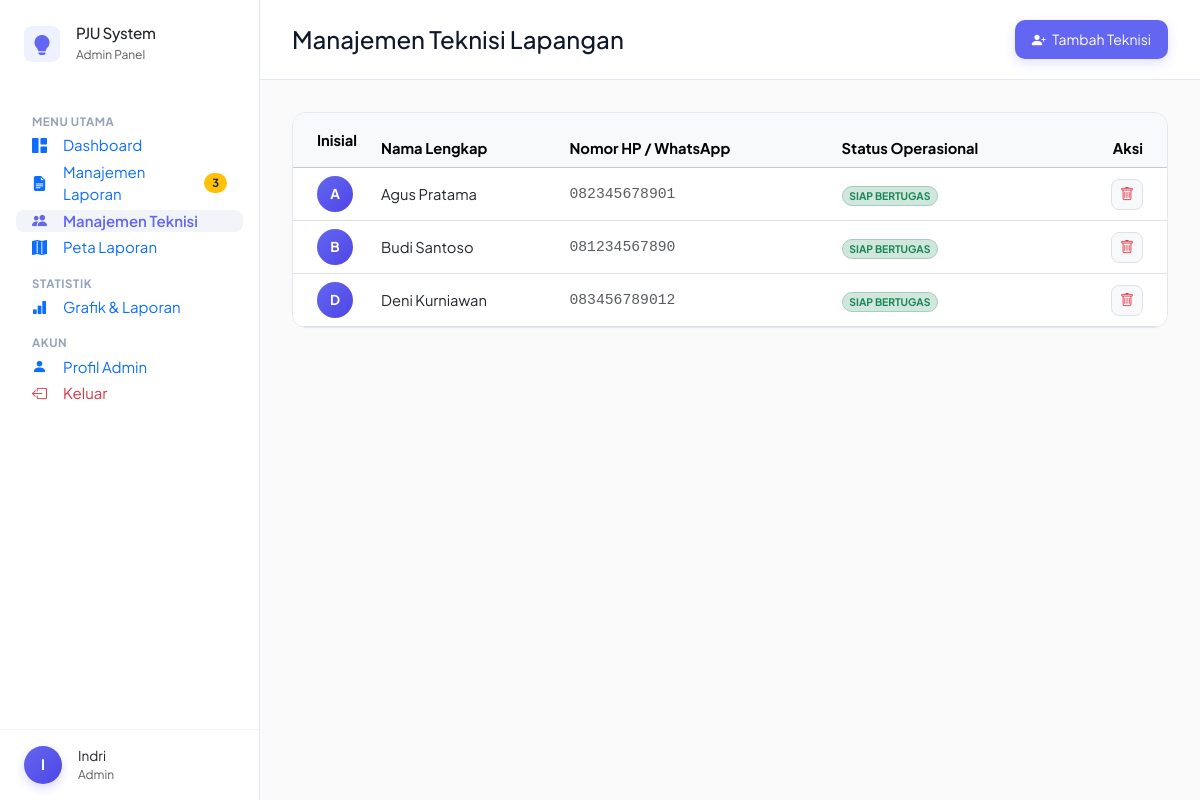
Screenshot of /pju_uas/admin/teknisi.php (signed in) with the database file from the repository.
### tables this page shows
CREATE TABLE `teknisi` (
  `id` int(10) UNSIGNED NOT NULL,
  `nama` varchar(100) NOT NULL,
  `no_hp` varchar(20) NOT NULL,
  `email` varchar(150) DEFAULT NULL,
  `alamat` text DEFAULT NULL,
  `status` enum('aktif','nonaktif') NOT NULL DEFAULT 'aktif',
  `foto` varchar(255) DEFAULT NULL,
  `created_at` timestamp NOT NULL DEFAULT current_timestamp(),
  `updated_at` timestamp NOT NULL DEFAULT current_timestamp() ON UPDATE current_timestamp()
);

### pju_uas/config/app.php (called while the page is built, shortened)
<?php
function e(string $str): string {
    return htmlspecialchars($str, ENT_QUOTES | ENT_HTML5, 'UTF-8');
}

### pju_uas/admin/teknisi.php (the view, shortened to what this page needs)
<?php
require_once dirname(__DIR__) . '/config/app.php';
$db          = getDB();
$stmt = $db->query("SELECT * FROM teknisi ORDER BY nama ASC");
$teknisi = $stmt->fetchAll();
include dirname(__DIR__) . '/templates/header.php';
?>
<div class="admin-wrapper">
  <?php include dirname(__DIR__) . '/templates/admin_sidebar.php'; ?>
  <main class="main-content">
    <div class="topbar-clean d-flex justify-content-between align-items-center">
      <h4 class="fw-800 mb-0" style="color: #0F172A;">Manajemen Teknisi Lapangan</h4>
      <button class="btn btn-sm fw-700 px-3 py-2 text-white" data-bs-toggle="modal" data-bs-target="#modalAddTeknisi"
              style="background-color: #6366F1; border-radius: 10px; box-shadow: 0 4px 12px rgba(99,102,241,0.2);">
        <i class="bi bi-person-plus-fill me-1"></i> Tambah Teknisi
      </button>
    </div>
    <div class="content-padding">
      <div class="card-clean-panel p-0 overflow-hidden">
        <div class="table-responsive">
          <table class="table table-hover align-middle mb-0" style="font-size: 0.92rem;">
            <thead class="table-light">
              <tr>
                <th class="ps-4 py-3" style="width: 80px;">Inisial</th>
                <th>Nama Lengkap</th>
                <th>Nomor HP / WhatsApp</th>
                <th>Status Operasional</th>
                <th class="pe-4 text-end">Aksi</th>
              </tr>
            </thead>
            <tbody>
              <?php foreach ($teknisi as $t): ?>
              <tr>
                <td class="ps-4">
                  <div class="rounded-circle d-flex align-items-center justify-content-center text-white fw-bold"
                       style="width: 36px; height: 36px; background: linear-gradient(135deg, #6366F1, #4F46E5); font-size: 0.85rem;">
                    <?= strtoupper(substr($t['nama'], 0, 1)) ?>
                  </div>
                </td>
                <td class="fw-700 text-dark"><?= e($t['nama']) ?></td>
                <td class="font-monospace text-muted"><?= e($t['no_hp']) ?></td>
                <td>
                  <?php if (($t['status'] ?? 'aktif') === 'aktif'): ?>
                    <span class="badge bg-success-subtle text-success border border-success-subtle rounded-pill px-2.5 py-1.5 text-uppercase fw-700" style="font-size: 0.65rem;">Siap Bertugas</span>
                  <?php else: ?>
                    <span class="badge bg-danger-subtle text-danger border border-danger-subtle rounded-pill px-2.5 py-1.5 text-uppercase fw-700" style="font-size: 0.65rem;">Tidak Aktif</span>
                  <?php endif; ?>
                </td>
                <td class="pe-4 text-end">
                  <button onclick="confirmDelete('<?= BASE_URL ?>/admin/teknisi.php?delete_id=<?= $t['id'] ?>', 'teknisi bernama <?= e($t['nama']) ?>')"
                          class="btn btn-sm btn-light border text-danger" style="border-radius: 8px;">
                    <i class="bi bi-trash"></i>
                  </button>
                </td>
              </tr>
              <?php endforeach; ?>
            </tbody>
          </table>
        </div>
      </div>
    </div>
  </main>
</div>
<?php include dirname(__DIR__) . '/templates/footer.php'; ?>

### pju_uas/css/style.css (style rules this page uses)
:root { --pju-primary: #06B6D4; --pju-primary-dark:#0891B2; --pju-yellow: #FBBF24; --pju-orange: #F97316; --pju-dark: #0F172A; --pju-card-bg: rgba(255, 255, 255, 0.85); --pju-border: rgba(226, 232, 240, 0.8); --pju-text: #334155; --pju-text-muted: #64748B; --pju-sidebar-w: 260px; --pju-radius: 24px; --pju-shadow: 0 20px 40px -15px rgba(6, 182, 212, 0.1); --pju-shadow-lg: 0 30px 60px -15px rgba(6, 182, 212, 0.2); --transition: all 0.35s cubic-bezier(0.4, 0, 0.2, 1); --pju-bg-light: #F8FAFC; }
*, *::before, *::after { box-sizing: border-box; }
body { font-family: 'Plus Jakarta Sans', sans-serif; font-size: 15px; color: var(--pju-text); background: var(--pju-bg-light); transition: var(--transition); -webkit-font-smoothing: antialiased; }

### pju_uas/admin/teknisi.php (style rules this page uses)
body { background-color: #FAFAFB !important; color: #1E293B; }
.admin-wrapper { display: flex; min-height: 100vh; }
.main-content { margin-left: 260px; flex-grow: 1; padding: 0; background-color: #FAFAFB; }
.topbar-clean { background: #FFFFFF; padding: 20px 32px; border-bottom: 1px solid #E2E8F0; }
.content-padding { padding: 32px; }
.card-clean-panel { background: #FFFFFF; border: 1px solid #E2E8F0; border-radius: 14px; padding: 24px; box-shadow: 0 1px 3px rgba(0,0,0,0.02); }

### rows the page displays
teknisi: nama "A", nama "Agus Pratama", no_hp "082345678901", status "SIAP BERTUGAS"
teknisi: nama "B", nama "Budi Santoso", no_hp "081234567890", status "SIAP BERTUGAS"
teknisi: nama "D", nama "Deni Kurniawan", no_hp "083456789012", status "SIAP BERTUGAS"

### other values shown
$s "3"
substr($_SESSION['admin_nama'] ?? 'A', 0, 1) "I"
$_SESSION['admin_nama'] "Indri"
$_SESSION['admin_role'] "Admin"
